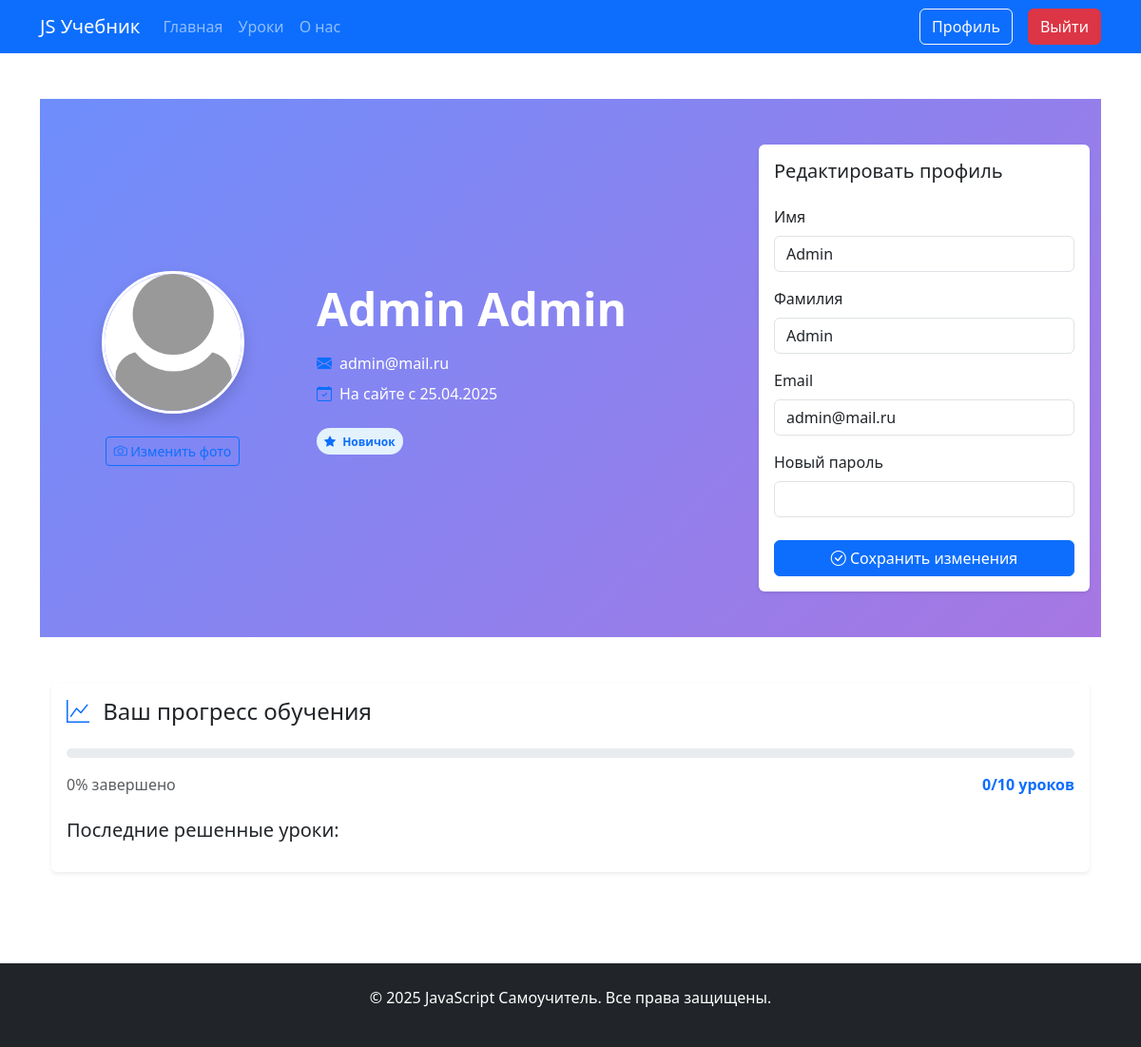
The app's page /profile (signed in), older data.
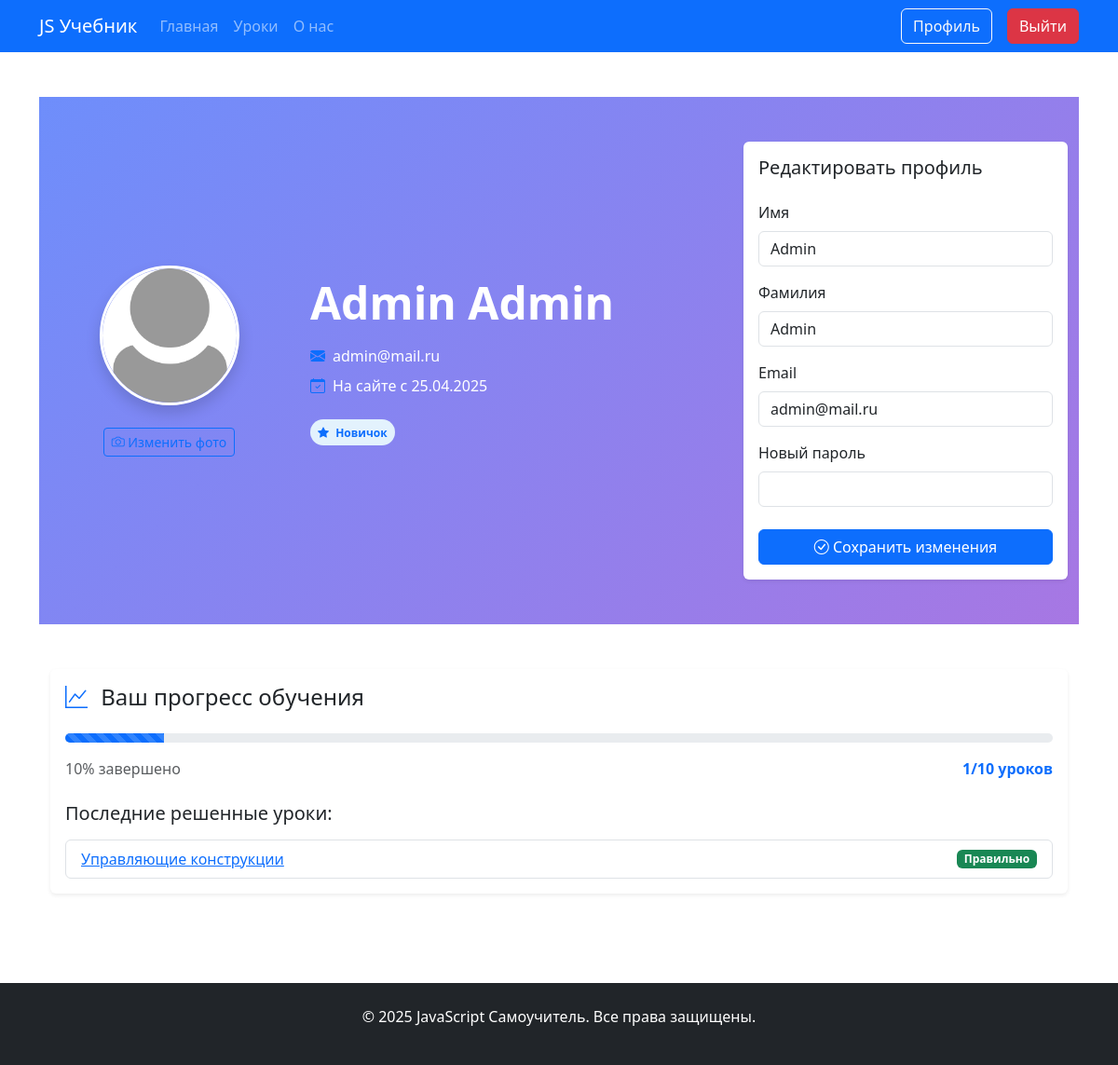
The same page, newer data.
### app.py (models this page shows, shortened)
class Users(db.Model):
    id = db.Column(db.Integer,primary_key=True)
    name = db.Column(db.String(100))
    surname = db.Column(db.String(100))
    email = db.Column(db.String(100), unique=True)
    password = db.Column(db.String(100), unique=True)
    root = db.Column(db.Integer, default=0)
    join_date = db.Column(db.DateTime, default=datetime.now)
    avatar = db.Column(db.String(120), default='default.jpg')
    userSolution = db.relationship('UserSolution', backref='users', lazy=True)

class UserSolution(db.Model):
    id = db.Column(db.Integer, primary_key=True)
    user_id = db.Column(db.Integer, db.ForeignKey('users.id'))
    lesson_id = db.Column(db.Integer, db.ForeignKey('lesson.id'))
    code = db.Column(db.Text)
    submitted_at = db.Column(db.DateTime, default=datetime.now)
    is_correct = db.Column(db.Boolean)

class Lesson(db.Model):
    id = db.Column(db.Integer, primary_key=True)
    title = db.Column(db.String(100), nullable=False)
    description = db.Column(db.String(100), nullable=False)
    content = db.Column(db.Text, nullable=False)
    task = db.Column(db.Text, nullable=False)
    solution = db.Column(db.Text, nullable=False)
    userSolution = db.relationship('UserSolution', backref='lesson', lazy=True)

### app.py (the view)
@app.route('/profile', methods=['GET', 'POST'])
def profile():
    if not 'name' in session:
        abort(401)
    user_id = Users.query.filter_by(email=session['name']).first().id
    total_lessons = Lesson.query.count()
    completed_lessons = UserSolution.query.filter_by(
        user_id=user_id,
        is_correct=True
    ).distinct(UserSolution.lesson_id).count()
    progress_percent = int((completed_lessons / total_lessons) * 100) if total_lessons > 0 else 0
    recent_solutions = UserSolution.query.filter_by(user_id=user_id).join(Lesson).all()
    return render_template("profile.html",
                         progress_percent=progress_percent,
                         completed_lessons=completed_lessons,
                         total_lessons=total_lessons,recent_solutions=recent_solutions)

### app.py (called while the page is built)
@app.context_processor
def inject_user():
    def get_user_name():
        if 'name' in session:
            return Users.query.filter_by(email=session['name']).first()
    return dict(active_user=get_user_name())

### templates/profile.html (shortened to what this page needs)
{% extends 'base.html' %}
{% block main %}
<div class="profile-header py-5 bg-light">
    <div class="container">
        <div class="row align-items-center">
            <div class="col-md-3 text-center mb-4 mb-md-0">
                <div class="avatar-container position-relative">
                    <img src="../static/img/upload/{{active_user.avatar}}"
                         class="avatar rounded-circle shadow mb-3"
                         alt="Аватар" width="150" height="150">
                    <button class="btn btn-outline-primary btn-sm mt-2 avatar-upload-btn">
                        <i class="bi bi-camera"></i> Изменить фото
                    </button>
                </div>
            </div>
            <div class="col-md-5">
                <h1 class="display-5 fw-bold mb-3">{{ active_user.name }} {{ active_user.surname }}</h1>
                <div class="d-flex align-items-center mb-2">
                    <i class="bi bi-envelope-fill text-primary me-2"></i>
                    <span>{{ active_user.email}}</span>
                </div>
                <div class="d-flex align-items-center">
                    <i class="bi bi-calendar-check text-primary me-2"></i>
                    <span>На сайте с {{ active_user.join_date.strftime('%d.%m.%Y') }}</span>
                </div>
                <div class="mt-4">
                    <div class="badge bg-primary-light text-primary rounded-pill p-2">
                        <i class="bi bi-star-fill me-1"></i> Новичок
                    </div>
                </div>
            </div>
            <div class="col-md-4">
                <div class="card border-0 shadow-sm">
                    <div class="card-body">
                        <h5 class="card-title mb-4">Редактировать профиль</h5>
                        <form action="{{url_for('edit_profile')}}" method="post">
                            <div class="mb-3">
                                <label for="regName" class="form-label">Имя</label>
                                <input type="text" class="form-control" id="regName" name="name" value="{{active_user.name}}" required>
                            </div>
                            <div class="mb-3">
                                <label for="regSurname" class="form-label">Фамилия</label>
                                <input type="text" class="form-control" id="regSurname" name="surname" value="{{active_user.surname}}" required>
                            </div>
                            <div class="mb-3">
                                <label for="regEmail" class="form-label">Email</label>
                                <input type="email" class="form-control" id="regEmail" name="email" value="{{active_user.email}}" required>
                            </div>
                            <div class="mb-4">
                                <label for="regPassword" class="form-label">Новый пароль</label>
                                <input type="password" class="form-control" id="regPassword" name="password" placeholder="">
                            </div>
                            <button type="submit" class="btn btn-primary w-100">
                                <i class="bi bi-check-circle"></i> Сохранить изменения
                            </button>
                        </form>
                    </div>
                </div>
            </div>
        </div>
    </div>
</div>
<div class="container my-5">
    <div class="row">
        <div class="col-lg-12 mx-auto">
            <div class="card border-0 shadow-sm">
                <div class="card-body">
                    <h4 class="card-title mb-4">
                        <i class="bi bi-graph-up text-primary me-2"></i> Ваш прогресс обучения
                    </h4>
                    <div class="progress mb-3" style="height: 10px;">
                        <div class="progress-bar bg-primary progress-bar-striped progress-bar-animated"
                             role="progressbar"
                             style="width: {{ progress_percent }}%;"
                             aria-valuenow="{{ progress_percent }}"
                             aria-valuemin="0"
                             aria-valuemax="100"></div>
                    </div>
                    <div class="d-flex justify-content-between mb-3">
                        <span class="text-muted">{{ progress_percent }}% завершено</span>
                        <span class="text-primary fw-bold">{{ completed_lessons }}/{{ total_lessons }} уроков</span>
                    </div>
                    <div class="mt-4">
                        <h5 class="mb-3">Последние решенные уроки:</h5>
                        <ul class="list-group">
                            {% for solution in recent_solutions %}
                            <li class="list-group-item d-flex justify-content-between align-items-center">
                                 <a href="/lesson/{{solution.lesson.id}}">{{ solution.lesson.title }}</a>
                                <span class="badge bg-{{ 'success' if solution.is_correct else 'danger' }}">
                                    {{ 'Правильно' if solution.is_correct else 'Неправильно' }}
                                </span>
                            </li>
                            {% endfor %}
                        </ul>
                    </div>
                </div>
            </div>
        </div>
    </div>
</div>
{% endblock %}

### templates/base.html (shortened to what this page needs)
<!DOCTYPE html>
<html lang="ru">
  <head>
    <link rel="stylesheet" href="{{ url_for('static', filename='css/bootstrap.min.css') }}">
    <link
      rel="stylesheet"
      href="https://cdn.jsdelivr.net/npm/bootstrap-icons@1.10.0/font/bootstrap-icons.css"
    />
    <link rel="stylesheet" href="{{ url_for('static', filename='css/style.css') }}">
  </head>
  <body>
    <nav class="navbar navbar-expand-lg navbar-dark bg-primary">
      <div class="container">
        <a class="navbar-brand" href="/">JS Учебник</a>
        <div class="collapse navbar-collapse" id="navbarNav">
          <ul class="navbar-nav me-auto">
            <li class="nav-item">
              <a class="nav-link" href="/">Главная</a>
            </li>
            <li class="nav-item">
              <a class="nav-link" href="/lessons">Уроки</a>
            </li>
            <li class="nav-item">
              <a class="nav-link" href="/about">О нас</a>
            </li>
          </ul>
          <div class="d-flex">
            {%if 'name' in session and active_user %}
            <a href="/profile" class="btn btn-outline-light ms-3">Профиль</a>
            <a href="/logout" class="btn btn-danger ms-3">Выйти</a>
            {% else %}
            <a href="/auth" class="btn btn-outline-light"
                >Вход/Регистрация</a
                >
            {%endif%}
          </div>
        </div>
      </div>
    </nav>
    <main class="container my-5" id="main-content">
        {% block main %} {% endblock %}
    </main>
    <footer class="bg-dark text-white py-4">
      <div class="container text-center">
        <p>&copy; 2025 JavaScript Самоучитель. Все права защищены.</p>
      </div>
    </footer>
  </body>
</html>

### static/css/style.css (style rules this page uses)
html, body { height: 100%; margin: 0; }
body { display: flex; flex-direction: column; }
.progress { height: 1.5rem; }
.card { transition: transform 0.3s, box-shadow 0.3s; }
main { flex: 1 0 auto; }
footer { flex-shrink: 0; }
.profile-header { background: linear-gradient(135deg, #6e8efb, #a777e3); color: white; }
.progress { height: 10px; }
.avatar { width: 150px; height: 150px; object-fit: cover; border: 5px solid white; }
.avatar { object-fit: cover; border: 3px solid white; box-shadow: 0 0.5rem 1rem rgba(0, 0, 0, 0.1); transition: all 0.3s ease; }
.avatar-container { display: flex; flex-direction: column; position: relative; align-items: center; }
.avatar-upload-btn { transition: all 0.3s ease; }
.bg-primary-light { background-color: #e3f2fd; }

Row changes from the older to the newer data that the page shows:
added UserSolution: lesson "Управляющие конструкции", is_correct "Правильно"
Text that changed along with them:
{{ progress_percent }}: "0" → "10"
{{ completed_lessons }}: "0" → "1"
